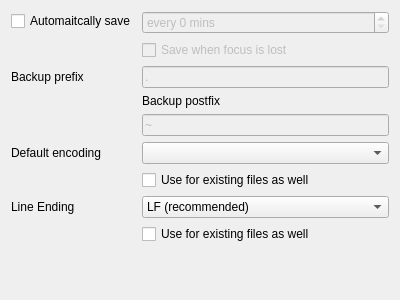
<?xml version="1.0" encoding="UTF-8"?>
<ui version="4.0">
 <class>Save</class>
 <widget class="QWidget" name="Save">
  <property name="enabled">
   <bool>true</bool>
  </property>
  <property name="geometry">
   <rect>
    <x>0</x>
    <y>0</y>
    <width>400</width>
    <height>300</height>
   </rect>
  </property>
  <property name="windowTitle">
   <string>Save</string>
  </property>
  <property name="windowIcon">
   <iconset resource="../../../res.qrc">
    <normaloff>:/actions/resources/actions/document-save-all.png</normaloff>:/actions/resources/actions/document-save-all.png</iconset>
  </property>
  <layout class="QFormLayout" name="formLayout">
   <item row="5" column="0">
    <widget class="QLabel" name="label">
     <property name="text">
      <string>Backup prefix</string>
     </property>
    </widget>
   </item>
   <item row="5" column="1">
    <widget class="QLineEdit" name="lineBackupPrefix">
     <property name="enabled">
      <bool>false</bool>
     </property>
     <property name="text">
      <string>.</string>
     </property>
    </widget>
   </item>
   <item row="6" column="1">
    <widget class="QLabel" name="label_2">
     <property name="text">
      <string>Backup postfix</string>
     </property>
    </widget>
   </item>
   <item row="7" column="1">
    <widget class="QLineEdit" name="lineBackupPostfix">
     <property name="enabled">
      <bool>false</bool>
     </property>
     <property name="text">
      <string>~</string>
     </property>
    </widget>
   </item>
   <item row="8" column="0">
    <widget class="QLabel" name="label_3">
     <property name="text">
      <string>Default encoding</string>
     </property>
    </widget>
   </item>
   <item row="8" column="1">
    <widget class="QComboBox" name="comboEncodings"/>
   </item>
   <item row="10" column="0">
    <widget class="QLabel" name="label_4">
     <property name="text">
      <string>Line Ending</string>
     </property>
    </widget>
   </item>
   <item row="10" column="1">
    <widget class="QComboBox" name="comboBox">
     <item>
      <property name="text">
       <string>LF (recommended)</string>
      </property>
     </item>
     <item>
      <property name="text">
       <string>CR + LF</string>
      </property>
     </item>
    </widget>
   </item>
   <item row="11" column="1">
    <widget class="QCheckBox" name="checkBox">
     <property name="text">
      <string>Use for existing files as well</string>
     </property>
    </widget>
   </item>
   <item row="9" column="1">
    <widget class="QCheckBox" name="checkBox_3">
     <property name="text">
      <string>Use for existing files as well</string>
     </property>
    </widget>
   </item>
   <item row="4" column="1">
    <widget class="QCheckBox" name="checkBox_4">
     <property name="enabled">
      <bool>false</bool>
     </property>
     <property name="text">
      <string>Save when focus is lost</string>
     </property>
    </widget>
   </item>
   <item row="2" column="0">
    <widget class="QCheckBox" name="checkAutoSave">
     <property name="text">
      <string>Automaitcally save</string>
     </property>
    </widget>
   </item>
   <item row="2" column="1">
    <widget class="QSpinBox" name="spinSaveInterval">
     <property name="enabled">
      <bool>false</bool>
     </property>
     <property name="suffix">
      <string> mins</string>
     </property>
     <property name="prefix">
      <string>every </string>
     </property>
     <property name="maximum">
      <number>120</number>
     </property>
    </widget>
   </item>
  </layout>
 </widget>
 <resources>
  <include location="../../../res.qrc"/>
 </resources>
 <connections>
  <connection>
   <sender>checkAutoSave</sender>
   <signal>toggled(bool)</signal>
   <receiver>spinSaveInterval</receiver>
   <slot>setEnabled(bool)</slot>
   <hints>
    <hint type="sourcelabel">
     <x>175</x>
     <y>15</y>
    </hint>
    <hint type="destinationlabel">
     <x>197</x>
     <y>48</y>
    </hint>
   </hints>
  </connection>
  <connection>
   <sender>checkAutoSave</sender>
   <signal>toggled(bool)</signal>
   <receiver>lineBackupPrefix</receiver>
   <slot>setEnabled(bool)</slot>
   <hints>
    <hint type="sourcelabel">
     <x>95</x>
     <y>15</y>
    </hint>
    <hint type="destinationlabel">
     <x>234</x>
     <y>105</y>
    </hint>
   </hints>
  </connection>
  <connection>
   <sender>checkAutoSave</sender>
   <signal>toggled(bool)</signal>
   <receiver>lineBackupPostfix</receiver>
   <slot>setEnabled(bool)</slot>
   <hints>
    <hint type="sourcelabel">
     <x>177</x>
     <y>15</y>
    </hint>
    <hint type="destinationlabel">
     <x>395</x>
     <y>153</y>
    </hint>
   </hints>
  </connection>
  <connection>
   <sender>checkAutoSave</sender>
   <signal>toggled(bool)</signal>
   <receiver>checkBox_4</receiver>
   <slot>setEnabled(bool)</slot>
   <hints>
    <hint type="sourcelabel">
     <x>126</x>
     <y>21</y>
    </hint>
    <hint type="destinationlabel">
     <x>144</x>
     <y>68</y>
    </hint>
   </hints>
  </connection>
 </connections>
</ui>
